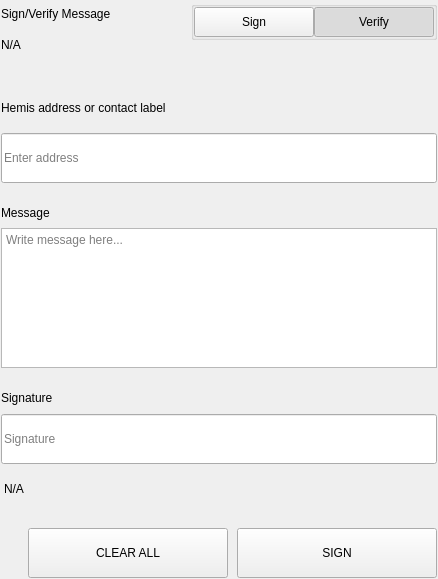
<?xml version="1.0" encoding="UTF-8"?>
<ui version="4.0">
 <class>SettingsSignMessageWidgets</class>
 <widget class="QWidget" name="SettingsSignMessageWidgets">
  <property name="geometry">
   <rect>
    <x>0</x>
    <y>0</y>
    <width>438</width>
    <height>579</height>
   </rect>
  </property>
  <property name="windowTitle">
   <string notr="true">N/A</string>
  </property>
  <layout class="QVBoxLayout" name="verticalLayout">
   <property name="spacing">
    <number>0</number>
   </property>
   <property name="leftMargin">
    <number>0</number>
   </property>
   <property name="topMargin">
    <number>0</number>
   </property>
   <property name="rightMargin">
    <number>0</number>
   </property>
   <property name="bottomMargin">
    <number>0</number>
   </property>
   <item>
    <widget class="QWidget" name="left" native="true">
     <layout class="QVBoxLayout" name="verticalLayout_3">
      <property name="leftMargin">
       <number>0</number>
      </property>
      <property name="topMargin">
       <number>0</number>
      </property>
      <property name="rightMargin">
       <number>0</number>
      </property>
      <property name="bottomMargin">
       <number>0</number>
      </property>
      <item>
       <widget class="QWidget" name="container_sign" native="true">
        <layout class="QVBoxLayout" name="verticalLayout_2">
         <property name="spacing">
          <number>0</number>
         </property>
         <property name="leftMargin">
          <number>1</number>
         </property>
         <property name="topMargin">
          <number>1</number>
         </property>
         <property name="rightMargin">
          <number>1</number>
         </property>
         <property name="bottomMargin">
          <number>1</number>
         </property>
         <item>
          <layout class="QHBoxLayout" name="horizontalLayout_3" stretch="3,1">
           <property name="spacing">
            <number>40</number>
           </property>
           <item>
            <layout class="QVBoxLayout" name="verticalLayoutTitle">
             <property name="spacing">
              <number>5</number>
             </property>
             <item>
              <widget class="QLabel" name="labelTitle">
               <property name="text">
                <string>Sign/Verify Message</string>
               </property>
              </widget>
             </item>
             <item>
              <widget class="QLabel" name="labelSubtitle1">
               <property name="text">
                <string notr="true">N/A</string>
               </property>
               <property name="wordWrap">
                <bool>true</bool>
               </property>
              </widget>
             </item>
            </layout>
           </item>
           <item alignment="Qt::AlignRight|Qt::AlignTop">
            <widget class="QWidget" name="containerSwitch" native="true">
             <property name="styleSheet">
              <string notr="true">#containerSwitch{
	padding-top:9px;
}</string>
             </property>
             <layout class="QVBoxLayout" name="verticalLayout_6">
              <property name="spacing">
               <number>4</number>
              </property>
              <property name="leftMargin">
               <number>0</number>
              </property>
              <property name="topMargin">
               <number>0</number>
              </property>
              <property name="rightMargin">
               <number>0</number>
              </property>
              <property name="bottomMargin">
               <number>0</number>
              </property>
              <item alignment="Qt::AlignRight">
               <widget class="QGroupBox" name="groupBox">
                <property name="sizePolicy">
                 <sizepolicy hsizetype="Fixed" vsizetype="Preferred">
                  <horstretch>0</horstretch>
                  <verstretch>0</verstretch>
                 </sizepolicy>
                </property>
                <property name="title">
                 <string/>
                </property>
                <property name="alignment">
                 <set>Qt::AlignRight|Qt::AlignTop|Qt::AlignTrailing</set>
                </property>
                <layout class="QHBoxLayout" name="horizontalLayout_4">
                 <property name="spacing">
                  <number>0</number>
                 </property>
                 <property name="leftMargin">
                  <number>0</number>
                 </property>
                 <property name="topMargin">
                  <number>0</number>
                 </property>
                 <property name="rightMargin">
                  <number>0</number>
                 </property>
                 <property name="bottomMargin">
                  <number>0</number>
                 </property>
                 <item>
                  <widget class="QPushButton" name="pushSign">
                   <property name="minimumSize">
                    <size>
                     <width>120</width>
                     <height>30</height>
                    </size>
                   </property>
                   <property name="maximumSize">
                    <size>
                     <width>120</width>
                     <height>30</height>
                    </size>
                   </property>
                   <property name="focusPolicy">
                    <enum>Qt::NoFocus</enum>
                   </property>
                   <property name="text">
                    <string>Sign</string>
                   </property>
                   <property name="checkable">
                    <bool>true</bool>
                   </property>
                   <property name="autoExclusive">
                    <bool>true</bool>
                   </property>
                  </widget>
                 </item>
                 <item>
                  <widget class="QPushButton" name="pushVerify">
                   <property name="minimumSize">
                    <size>
                     <width>120</width>
                     <height>30</height>
                    </size>
                   </property>
                   <property name="maximumSize">
                    <size>
                     <width>120</width>
                     <height>30</height>
                    </size>
                   </property>
                   <property name="focusPolicy">
                    <enum>Qt::NoFocus</enum>
                   </property>
                   <property name="text">
                    <string>Verify</string>
                   </property>
                   <property name="checkable">
                    <bool>true</bool>
                   </property>
                   <property name="checked">
                    <bool>true</bool>
                   </property>
                   <property name="autoExclusive">
                    <bool>true</bool>
                   </property>
                  </widget>
                 </item>
                </layout>
               </widget>
              </item>
              <item alignment="Qt::AlignHCenter|Qt::AlignTop">
               <widget class="QLabel" name="labelSubtitleSwitch">
                <property name="text">
                 <string/>
                </property>
                <property name="alignment">
                 <set>Qt::AlignRight|Qt::AlignTrailing|Qt::AlignVCenter</set>
                </property>
               </widget>
              </item>
             </layout>
            </widget>
           </item>
          </layout>
         </item>
         <item>
          <spacer name="verticalSpacer_2">
           <property name="orientation">
            <enum>Qt::Vertical</enum>
           </property>
           <property name="sizeType">
            <enum>QSizePolicy::Fixed</enum>
           </property>
           <property name="sizeHint" stdset="0">
            <size>
             <width>20</width>
             <height>40</height>
            </size>
           </property>
          </spacer>
         </item>
         <item>
          <widget class="QWidget" name="containerAddress" native="true">
           <property name="sizePolicy">
            <sizepolicy hsizetype="Preferred" vsizetype="Fixed">
             <horstretch>0</horstretch>
             <verstretch>0</verstretch>
            </sizepolicy>
           </property>
           <layout class="QVBoxLayout" name="verticalLayout_5" stretch="0,0">
            <property name="spacing">
             <number>15</number>
            </property>
            <property name="leftMargin">
             <number>0</number>
            </property>
            <property name="topMargin">
             <number>0</number>
            </property>
            <property name="rightMargin">
             <number>0</number>
            </property>
            <property name="bottomMargin">
             <number>0</number>
            </property>
            <item>
             <widget class="QLabel" name="labelSubtitleAddress">
              <property name="minimumSize">
               <size>
                <width>0</width>
                <height>20</height>
               </size>
              </property>
              <property name="maximumSize">
               <size>
                <width>16777215</width>
                <height>20</height>
               </size>
              </property>
              <property name="text">
               <string>Hemis address or contact label</string>
              </property>
             </widget>
            </item>
            <item>
             <widget class="QLineEdit" name="addressIn_SM">
              <property name="minimumSize">
               <size>
                <width>0</width>
                <height>50</height>
               </size>
              </property>
              <property name="maximumSize">
               <size>
                <width>16777215</width>
                <height>50</height>
               </size>
              </property>
              <property name="placeholderText">
               <string>Enter address</string>
              </property>
             </widget>
            </item>
           </layout>
          </widget>
         </item>
         <item>
          <spacer name="verticalSpacer_3">
           <property name="orientation">
            <enum>Qt::Vertical</enum>
           </property>
           <property name="sizeType">
            <enum>QSizePolicy::Fixed</enum>
           </property>
           <property name="sizeHint" stdset="0">
            <size>
             <width>20</width>
             <height>20</height>
            </size>
           </property>
          </spacer>
         </item>
         <item>
          <layout class="QVBoxLayout" name="verticalLayout_9">
           <property name="spacing">
            <number>5</number>
           </property>
           <item>
            <widget class="QLabel" name="labelSubtitleMessage">
             <property name="minimumSize">
              <size>
               <width>0</width>
               <height>20</height>
              </size>
             </property>
             <property name="maximumSize">
              <size>
               <width>16777215</width>
               <height>20</height>
              </size>
             </property>
             <property name="text">
              <string>Message</string>
             </property>
            </widget>
           </item>
           <item>
            <widget class="QPlainTextEdit" name="messageIn_SM">
             <property name="minimumSize">
              <size>
               <width>0</width>
               <height>140</height>
              </size>
             </property>
             <property name="maximumSize">
              <size>
               <width>16777215</width>
               <height>140</height>
              </size>
             </property>
             <property name="placeholderText">
              <string>Write message here...</string>
             </property>
            </widget>
           </item>
          </layout>
         </item>
         <item>
          <spacer name="verticalSpacer_4">
           <property name="orientation">
            <enum>Qt::Vertical</enum>
           </property>
           <property name="sizeType">
            <enum>QSizePolicy::Fixed</enum>
           </property>
           <property name="sizeHint" stdset="0">
            <size>
             <width>20</width>
             <height>20</height>
            </size>
           </property>
          </spacer>
         </item>
         <item>
          <widget class="QWidget" name="widget" native="true">
           <property name="minimumSize">
            <size>
             <width>0</width>
             <height>75</height>
            </size>
           </property>
           <property name="maximumSize">
            <size>
             <width>16777215</width>
             <height>16777215</height>
            </size>
           </property>
           <layout class="QVBoxLayout" name="verticalLayout_4">
            <property name="leftMargin">
             <number>0</number>
            </property>
            <property name="topMargin">
             <number>0</number>
            </property>
            <property name="rightMargin">
             <number>0</number>
            </property>
            <property name="bottomMargin">
             <number>0</number>
            </property>
            <item>
             <widget class="QLabel" name="labelSubtitleSignature">
              <property name="minimumSize">
               <size>
                <width>0</width>
                <height>20</height>
               </size>
              </property>
              <property name="maximumSize">
               <size>
                <width>16777215</width>
                <height>20</height>
               </size>
              </property>
              <property name="text">
               <string>Signature</string>
              </property>
             </widget>
            </item>
            <item>
             <widget class="QLineEdit" name="signatureOut_SM">
              <property name="minimumSize">
               <size>
                <width>0</width>
                <height>50</height>
               </size>
              </property>
              <property name="placeholderText">
               <string>Signature</string>
              </property>
             </widget>
            </item>
           </layout>
          </widget>
         </item>
         <item>
          <widget class="QLabel" name="statusLabel_SM">
           <property name="styleSheet">
            <string notr="true">padding-top:5px;</string>
           </property>
           <property name="text">
            <string notr="true">N/A</string>
           </property>
          </widget>
         </item>
         <item>
          <spacer name="verticalSpacer">
           <property name="orientation">
            <enum>Qt::Vertical</enum>
           </property>
           <property name="sizeType">
            <enum>QSizePolicy::Fixed</enum>
           </property>
           <property name="sizeHint" stdset="0">
            <size>
             <width>20</width>
             <height>20</height>
            </size>
           </property>
          </spacer>
         </item>
         <item>
          <layout class="QHBoxLayout" name="horizontalLayout_7">
           <property name="spacing">
            <number>9</number>
           </property>
           <item>
            <spacer name="horizontalSpacer_5">
             <property name="orientation">
              <enum>Qt::Horizontal</enum>
             </property>
             <property name="sizeType">
              <enum>QSizePolicy::Expanding</enum>
             </property>
             <property name="sizeHint" stdset="0">
              <size>
               <width>40</width>
               <height>20</height>
              </size>
             </property>
            </spacer>
           </item>
           <item>
            <widget class="QPushButton" name="pushButtonClear">
             <property name="minimumSize">
              <size>
               <width>200</width>
               <height>50</height>
              </size>
             </property>
             <property name="focusPolicy">
              <enum>Qt::NoFocus</enum>
             </property>
             <property name="text">
              <string>CLEAR ALL</string>
             </property>
            </widget>
           </item>
           <item>
            <widget class="QPushButton" name="pushButtonSave">
             <property name="minimumSize">
              <size>
               <width>200</width>
               <height>50</height>
              </size>
             </property>
             <property name="maximumSize">
              <size>
               <width>200</width>
               <height>50</height>
              </size>
             </property>
             <property name="focusPolicy">
              <enum>Qt::NoFocus</enum>
             </property>
             <property name="text">
              <string>SIGN</string>
             </property>
            </widget>
           </item>
          </layout>
         </item>
        </layout>
       </widget>
      </item>
     </layout>
    </widget>
   </item>
  </layout>
 </widget>
 <resources/>
 <connections/>
</ui>
